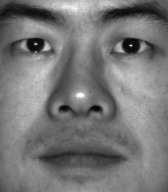
#> input picture data/photometricStereo/yaleB02/yaleB02_P00A+000E+00.pgm, 168 x 192 px, given in place of yaleB02_P00_Ambient.pgm, which was not available
$ python A_eval_photometric_stereo.py
#> lines starting #> are read from the running program, lines starting #| are printed output that depends on the picture; after the words box and inside, x2 and y2 are one past the last pixel; in counts of white or black regions, pixels touching at a corner belong together; pictures that were not available may be replaced by others from this repository, and a replacement may not be noted
### helper/loadFaceImages.py
import numpy as np
import skimage.io as io
import matplotlib.pyplot as plt
import glob
import os

from random import shuffle


def sph2cart(az, el, r):
    rcos_theta = r * np.cos(el)
    x = rcos_theta * np.cos(az)
    y = rcos_theta * np.sin(az)
    z = r * np.sin(el)
    return x, y, z


def loadFaceImages(pathname, subject_name, num_images):

#> called with pathname = '../data/photometricStereo/yaleB02', subject_name = 'yaleB02', num_images = 128
    filename = os.path.join(pathname, subject_name+'_P00_Ambient.pgm')
    ambimage = io.imread(filename)
#> ambimage is the input picture: shape (192, 168); min 6, max 255, mean 119.3
    h, w = ambimage.shape
#> h = 192; w = 168

    d = os.path.join(pathname, subject_name+'_P00A*.pgm')
    filenames = glob.glob(d)
    total_images = len(filenames)

    if num_images < total_images:
        shuffle(filenames)
        filenames = filenames[0:num_images]
    else:
        print ('Total available images is less than specified.\nProceeding with {} images.'.format(
            total_images))

    nimages = len(filenames)
    ang = np.zeros((2, nimages))
    imarray = np.zeros((h, w, nimages))

    for i in range(nimages):
        fn = filenames[i].split("/")[-1]

        m = fn.find('A')+1
        ang[0, i] = float(fn[m:m+4])
        m = fn.find('E')+1
        ang[1, i] = float(fn[m:m+3])
        imarray[:, :, i] = io.imread(filenames[i])

    X, Y, Z = sph2cart(np.pi*ang[0, :]/180.0, np.pi*ang[1, :]/180.0, 1.0)
#> in sph2cart, `rcos_theta = r * np.cos(el)`: rcos_theta = [1, 0.94, 0.707, 6.12e-17]
#> in sph2cart, `y = rcos_theta * np.sin(az)`: y = [0, 0, 0, 0]
#> in sph2cart, `z = r * np.sin(el)`: z = [0, 0.342, 0.707, 1]
#> X = [1, 0.94, 0.707, 6.12e-17]; Y = [0, 0, 0, 0]; Z = [0, 0.342, 0.707, 1]
    lightdirs = np.concatenate((Y[np.newaxis, :], Z[np.newaxis, :], X[np.newaxis, :]), axis=0)
#> lightdirs = [[0, 0, 0, 0], [0, 0.342, 0.707, 1], [1, 0.94, 0.707, 6.12e-17]]
    lightdirs = lightdirs.T
#> lightdirs = [[0, 0, 1], [0, 0.342, 0.94], [0, 0.707, 0.707], [0, 1, 6.12e-17]]

    return ambimage, imarray, lightdirs


# [2 lines that do not run on import are left out]

### Aa_prepare_data.py
import numpy as np

def prepareData(imArray, ambientImage):
    """
    Take in an array of images in imArray and subtract the ambientImage from each one.
    Then renormalize the images by setting negative values to zero and rescaling the
    maximum intensity of the image collection to 1 (use the max value across all images).
    """

    print(imArray.shape)
    print(ambientImage.shape)

    max_val = 0
    imArray = np.moveaxis(np.asarray(imArray), -1, 0)
    #print(imArray.shape)
    ambientImage = np.asarray(ambientImage, dtype=np.float64)
    #print(ambientImage.shape)

    for image in imArray:
        image -= ambientImage
        image[image < 0 ] = 0
        if np.max(image) > max_val:
            max_val = np.max(image)

    for image in imArray:
        image /= max_val

    return imArray


    raise NotImplementedError("You should implement this.")

### Ab_photometric_stereo.py
import numpy as np

def photometricStereo(imarray, lightdirs):
    """
    Given the normalized images in imarray and the corresponding light source directions
    lightdirs, calculate the albedo and normals of the surface depicted. You may need to use np.linalg.lstsq.
    """
    images = np.asarray(imarray)
    L = np.array(lightdirs)
    m, h, w = images.shape
    I = images.reshape(m, -1)
    print(L.shape, I.shape)

    G, *_ = np.linalg.lstsq(L, I, rcond=None)

    albedo = np.linalg.norm(G, axis=0)
    normals = G / np.maximum(np.linalg.norm(G, axis=0), 1e-8)

    albedo_img = albedo.reshape(h, w)
    normals_img = normals.T.reshape(h, w, 3)

    return albedo_img, normals_img

    raise NotImplementedError("You should implement this.")

### Ac_get_surface.py
import numpy as np
import random
from tqdm import tqdm

def getSurface(surfaceNormals, method):
   """
   Integrate the estimated normals in surfaceNormals to compute the estimated heights of the surface.
   method can be one of four selections:
   "row-column": integrate along the rows, then the columns
   "column-row": integrate along the columns, then the rows
   "average": average the first two options
   "random": take the average of multiple (we recommend 10) paths
   """

   rows = surfaceNormals.shape[0]
   cols = surfaceNormals.shape[1]

   nx = surfaceNormals[:, :, 0]
   ny = surfaceNormals[:, :, 1]
   nz = surfaceNormals[:, :, 2]

   valid = np.abs(nz) > 1e-3
   safe_nz = np.where(valid, nz, 1.0)
   p = np.where(valid, -nx / safe_nz, 0.0)   # dx/dz
   q = np.where(valid, -ny / safe_nz, 0.0)   # dy/dz

   # [11 lines left out: functions row_column, column_row, not called in this run]

   def random_paths(n_paths):
      h_array = np.zeros((rows, cols))
      for k in range(n_paths):
         temp = np.zeros((rows, cols))
         for j in range(rows):
            for i in range(cols):
              if i == 0 and j == 0:
                 continue
              elif j == 0:
                 temp[j, i] = temp[j, i - 1] + p[j, i]
              elif i == 0:
                 temp[j, i] = temp[j - 1, i] + q[j, i]
              else:
                 if np.random.rand() < 0.5:
                    temp[j, i] = temp[j, i - 1] + p[j, i]
                 else:
                    temp[j, i] = temp[j - 1, i] + q[j, i]
         h_array += temp
      h_array /= n_paths
      return h_array

   if method == "row-column":
      heightMap = row_column()
   elif method == "column-row":
      heightMap = column_row()
   elif method == "average":
      heightMap = (row_column() + column_row())/2
   elif method == "random":
      heightMap = random_paths(10)
   else:
      raise ValueError("Unknown")

   return heightMap - heightMap.min()

   raise NotImplementedError("You should implement this.")

### helper/displayOutput.py
import numpy as np
import matplotlib.pyplot as plt
from matplotlib import cm
from matplotlib.colors import Normalize
from mpl_toolkits.mplot3d import Axes3D


def displayOutput(albedo, height):
    hgt, wid = height.shape
    X,Y = np.meshgrid(np.arange(wid), np.arange(hgt))
    H = np.flipud(np.fliplr(height))
    A = np.flipud(np.fliplr(albedo))

    plt.figure()
    ax = plt.axes(projection='3d')

    min = 0.0
    max = 1.0

    scalarMap = cm.ScalarMappable(norm=Normalize(vmin=min, vmax=max), cmap='gray')
    A_colored = scalarMap.to_rgba(A)
    surf = ax.plot_surface(H, X, Y, facecolors=A_colored, linewidth=0)

    plt.title('Estimated surface');
    plt.show(block=False)


# [2 lines that do not run on import are left out]

### helper/displaySurfaceNormals.py
import numpy as np
import matplotlib.pyplot as plt

def displaySurfaceNormals(surfaceNormals):


    plt.figure()
    plt.subplot(131)
    plt.title('X')
    plt.imshow(surfaceNormals[:, :, 0])
    plt.colorbar()
    plt.axis('off')

    plt.subplot(132)
    plt.title('Y')
    plt.imshow(surfaceNormals[:, :, 1])
    plt.colorbar()
    plt.axis('off')

    plt.subplot(133)
    plt.title('Z')
    plt.imshow(surfaceNormals[:, :, 2])
    plt.colorbar()
    plt.axis('off')

    plt.show(block=False)

### A_eval_photometric_stereo.py
# This code is part of:
#
#   COMPSCI 670: Computer Vision
#   University of Massachusetts, Amherst
#   Instructor: Subhransu Maji
#
# Evaluation code for photometric stereo
#
# Your goal is to implement the three functions prepareData(),
# photometricStereo() and getSurface() to estimate the albedo and shape of
# the objects in the scene from multiple images.
#
# Start with setting subjectName='debug' which sets up a toy scene with
# known albedo and height which you can compare against. After you have a
# good implementation of this part, set the subjectName='yaleB01', etc. to
# run your code against real images of people.
#
# Credits: The homework is adapted from a similar one developed by
# Shvetlana Lazebnik (UNC/UIUC)

import os
import time
import numpy as np
import matplotlib.pyplot as plt
import skimage.io as io

from helper.utils import *
from helper.loadFaceImages import *
from helper.toyExample import *
from helper.displayOutput import *
from helper.displaySurfaceNormals import *

from Aa_prepare_data import *
from Ab_photometric_stereo import *
from Ac_get_surface import *

subjectName = 'yaleB02' #debug, yaleB01, yaleB02, yaleB05, yaleB07
numImages = 128
data_dir = os.path.join('..', 'data')
out_dir = os.path.join('..', 'output', 'photometricStereo')
image_dir = os.path.join(data_dir, 'photometricStereo', subjectName)
integrationMethod = 'random' #column-row, row-column, average, random

# Load images
print('Loading images.')
if subjectName == 'debug':
    imageSize = (64, 64) # Make this smaller to run your code faster for debugging
    (ambientImage, imArray, lightDirs, trueAlbedo, trueSurfaceNormals, trueHeightMap) = toyExample(imageSize, numImages)
else:
    (ambientImage, imArray, lightDirs) = loadFaceImages(image_dir, subjectName, numImages)
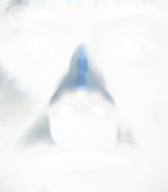
#> imArray: shape (192, 168, 4) float64; mean R, G, B, A 119.3, 120, 105.4, 21.4; transparent parts drawn white
#> lightDirs has the same summary as lightdirs in loadFaceImages

# Prepare data
print('Prepaing data.')
imArray = prepareData(imArray, ambientImage)
#| (192, 168, 4)
#| (192, 168)
#> the loop in prepareData, `for image in imArray:` made 4 passes
#> max_val on passes 2 to 3: 189, 236
#> pass 3, in prepareData, `image -= ambientImage`:
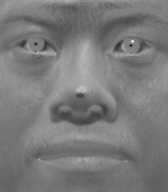
#> image: shape (192, 168) float64; min -245, max 236, mean -13.8; drawn with min black and max white
#> after the loop in prepareData, `for image in imArray:`: max_val = 236
#> the loop in prepareData, `for image in imArray:` made 4 passes

# Estimate albedo and normals
print('Estimating albedo and normals.')
(albedoImage, surfaceNormals) = photometricStereo(imArray, lightDirs)
#> in photometricStereo, `L = np.array(lightdirs)`: L has the same summary as lightdirs in loadFaceImages
#| (4, 3) (4, 32256)

# Estimate surface
print('Estimating surface height map.')
heightMap = getSurface(surfaceNormals, integrationMethod)
#> in getSurface, `nz = surfaceNormals[:, :, 2]`:
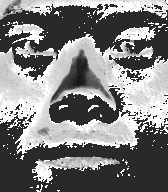
#> nz: shape (192, 168) float64; min -0.192, max 0.999, mean 0.408; drawn with min black and max white
#> in getSurface, `valid = np.abs(nz) > 1e-3`:
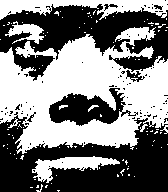
#> valid: shape (192, 168) bool; 49.6% white; 106 white regions (98 under 20 px), largest, box (x1, y1, x2, y2) and area: (0, 27, 168, 154) 12449, (0, 0, 168, 20) 1777, (32, 156, 120, 183) 962
#> in getSurface, `p = np.where(valid, -nx / safe_nz, 0.0)`: p: shape (192, 168) float64; every value is 0
#> after the loop in random_paths, `for k in range(n_paths):`:
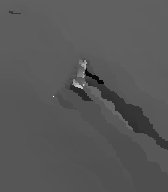
#> temp: shape (192, 168) float64; min -501.1, max 826, mean -45.5; drawn with min black and max white

# Display outputs
displayOutput(albedoImage, heightMap)
#> in displayOutput, `A = np.flipud(np.fliplr(albedo))`:
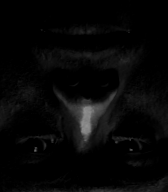
#> A: shape (192, 168) float64; min 0, max 0.578, mean 0.0289
displaySurfaceNormals(surfaceNormals)
#> in displaySurfaceNormals, `plt.show(block=False)`:
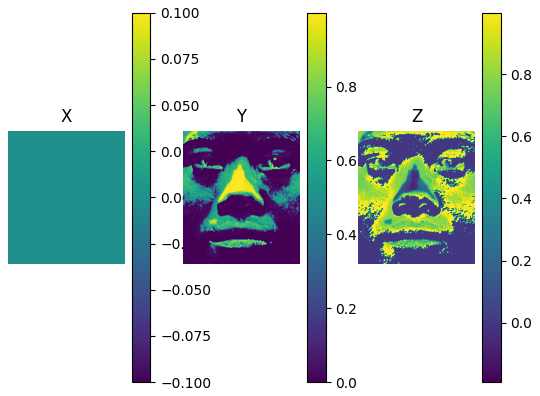
#> figure drawn by matplotlib, 6 panels

# Display the true answer for debug
if subjectName == 'debug':
    displayOutput(trueAlbedo, trueHeightMap)
    displaySurfaceNormals(trueSurfaceNormals)

# Pause for input
x = input('[Done] Press any key to quit.')
